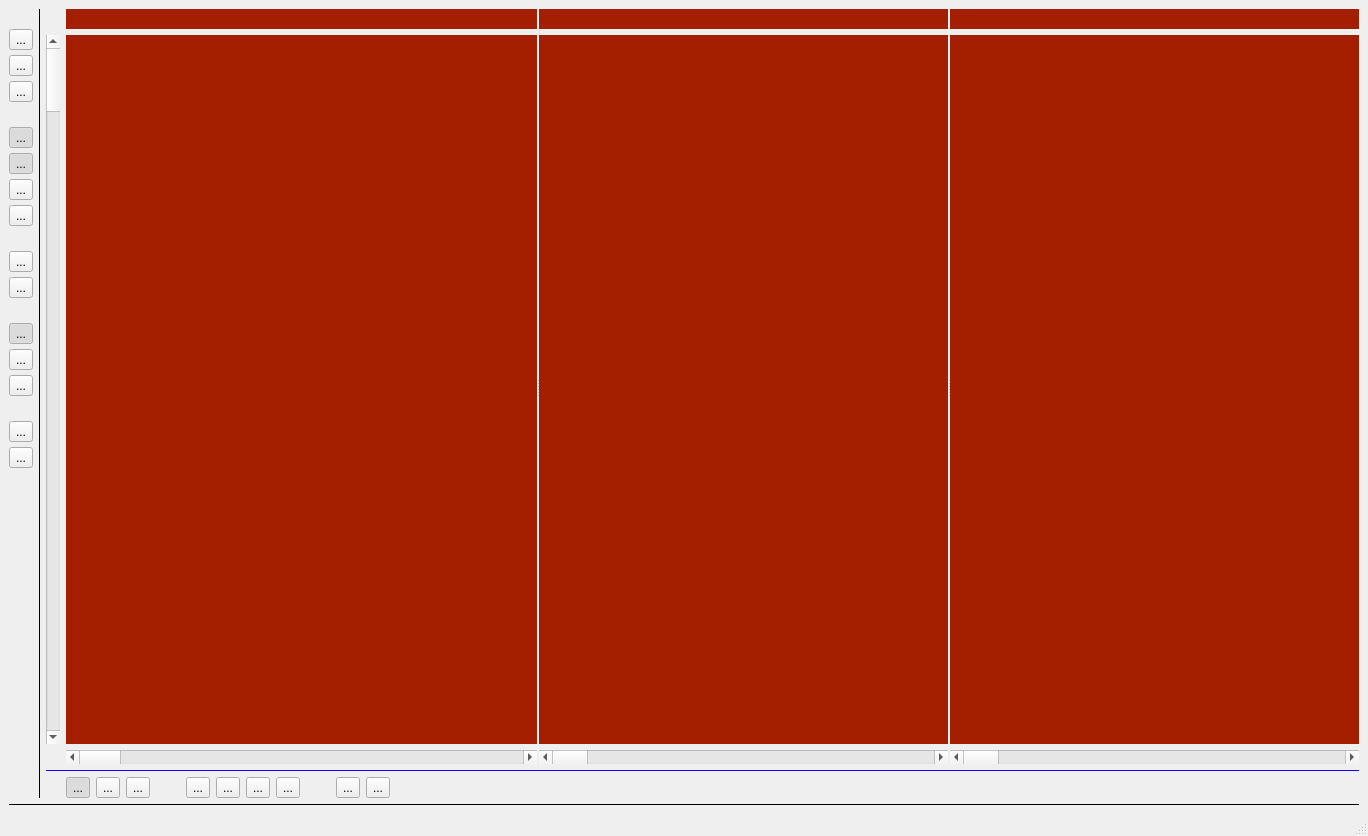
<?xml version="1.0" encoding="UTF-8"?>
<ui version="4.0">
 <class>MainWindow</class>
 <widget class="QMainWindow" name="MainWindow">
  <property name="geometry">
   <rect>
    <x>0</x>
    <y>0</y>
    <width>1368</width>
    <height>836</height>
   </rect>
  </property>
  <property name="windowTitle">
   <string>MainWindow</string>
  </property>
  <widget class="QWidget" name="centralwidget">
   <layout class="QVBoxLayout" name="verticalLayout_4">
    <item>
     <layout class="QHBoxLayout" name="horizontalLayout_3">
      <item>
       <layout class="QVBoxLayout" name="hierarchyVLayout">
        <property name="spacing">
         <number>5</number>
        </property>
        <item>
         <spacer name="verticalSpacer_6">
          <property name="orientation">
           <enum>Qt::Vertical</enum>
          </property>
          <property name="sizeType">
           <enum>QSizePolicy::Fixed</enum>
          </property>
          <property name="sizeHint" stdset="0">
           <size>
            <width>10</width>
            <height>20</height>
           </size>
          </property>
         </spacer>
        </item>
        <item>
         <widget class="QToolButton" name="loadButton">
          <property name="toolTip">
           <string>Load one or more event files</string>
          </property>
          <property name="text">
           <string>...</string>
          </property>
         </widget>
        </item>
        <item>
         <widget class="QToolButton" name="closeAllButton">
          <property name="toolTip">
           <string>Close all loaded event files</string>
          </property>
          <property name="text">
           <string>...</string>
          </property>
         </widget>
        </item>
        <item>
         <widget class="QToolButton" name="closeSelectedButton">
          <property name="toolTip">
           <string>Close selected event file</string>
          </property>
          <property name="text">
           <string>...</string>
          </property>
         </widget>
        </item>
        <item>
         <spacer name="verticalSpacer">
          <property name="orientation">
           <enum>Qt::Vertical</enum>
          </property>
          <property name="sizeType">
           <enum>QSizePolicy::Fixed</enum>
          </property>
          <property name="sizeHint" stdset="0">
           <size>
            <width>10</width>
            <height>20</height>
           </size>
          </property>
         </spacer>
        </item>
        <item>
         <widget class="QToolButton" name="showFoldersButton">
          <property name="toolTip">
           <string>Show folders that were recorded</string>
          </property>
          <property name="text">
           <string>...</string>
          </property>
          <property name="checkable">
           <bool>true</bool>
          </property>
          <property name="checked">
           <bool>true</bool>
          </property>
         </widget>
        </item>
        <item>
         <widget class="QToolButton" name="showThreadsButton">
          <property name="toolTip">
           <string>Group events by the thread it was recorded in</string>
          </property>
          <property name="text">
           <string>...</string>
          </property>
          <property name="checkable">
           <bool>true</bool>
          </property>
          <property name="checked">
           <bool>true</bool>
          </property>
         </widget>
        </item>
        <item>
         <widget class="QToolButton" name="openFoldersButton">
          <property name="toolTip">
           <string>Expand all levels of the hierarchy</string>
          </property>
          <property name="text">
           <string>...</string>
          </property>
         </widget>
        </item>
        <item>
         <widget class="QToolButton" name="closeFoldersButton">
          <property name="toolTip">
           <string>Collapse all levels of the hierarchy</string>
          </property>
          <property name="text">
           <string>...</string>
          </property>
         </widget>
        </item>
        <item>
         <spacer name="filterSpacer">
          <property name="orientation">
           <enum>Qt::Vertical</enum>
          </property>
          <property name="sizeType">
           <enum>QSizePolicy::Fixed</enum>
          </property>
          <property name="sizeHint" stdset="0">
           <size>
            <width>10</width>
            <height>20</height>
           </size>
          </property>
         </spacer>
        </item>
        <item>
         <widget class="QToolButton" name="setFilterButton">
          <property name="toolTip">
           <string>Filter out specified events</string>
          </property>
          <property name="text">
           <string>...</string>
          </property>
         </widget>
        </item>
        <item>
         <widget class="QToolButton" name="clearFilterButton">
          <property name="toolTip">
           <string>Clear event filters</string>
          </property>
          <property name="text">
           <string>...</string>
          </property>
         </widget>
        </item>
        <item>
         <spacer name="verticalSpacer_3">
          <property name="orientation">
           <enum>Qt::Vertical</enum>
          </property>
          <property name="sizeType">
           <enum>QSizePolicy::Fixed</enum>
          </property>
          <property name="sizeHint" stdset="0">
           <size>
            <width>10</width>
            <height>20</height>
           </size>
          </property>
         </spacer>
        </item>
        <item>
         <widget class="QToolButton" name="sortByIdButton">
          <property name="toolTip">
           <string>Sort events by the event ID. Files are always sorted by name.</string>
          </property>
          <property name="text">
           <string>...</string>
          </property>
          <property name="checkable">
           <bool>true</bool>
          </property>
          <property name="checked">
           <bool>true</bool>
          </property>
         </widget>
        </item>
        <item>
         <widget class="QToolButton" name="sortByNameButton">
          <property name="toolTip">
           <string>Sort events by event name. Files are always sorted by name.</string>
          </property>
          <property name="text">
           <string>...</string>
          </property>
          <property name="checkable">
           <bool>true</bool>
          </property>
         </widget>
        </item>
        <item>
         <widget class="QToolButton" name="sortByTimeButton">
          <property name="toolTip">
           <string>Sort events by recorded time. Files are always sorted by name.</string>
          </property>
          <property name="text">
           <string>...</string>
          </property>
          <property name="checkable">
           <bool>true</bool>
          </property>
         </widget>
        </item>
        <item>
         <spacer name="verticalSpacer_4">
          <property name="orientation">
           <enum>Qt::Vertical</enum>
          </property>
          <property name="sizeType">
           <enum>QSizePolicy::Fixed</enum>
          </property>
          <property name="sizeHint" stdset="0">
           <size>
            <width>10</width>
            <height>20</height>
           </size>
          </property>
         </spacer>
        </item>
        <item>
         <widget class="QToolButton" name="increaseFontSizeButton">
          <property name="toolTip">
           <string>Increase the font size</string>
          </property>
          <property name="text">
           <string>...</string>
          </property>
         </widget>
        </item>
        <item>
         <widget class="QToolButton" name="decreaseFontSizeButton">
          <property name="toolTip">
           <string>Decrease the font size</string>
          </property>
          <property name="text">
           <string>...</string>
          </property>
         </widget>
        </item>
        <item>
         <spacer name="verticalSpacer_5">
          <property name="orientation">
           <enum>Qt::Vertical</enum>
          </property>
          <property name="sizeHint" stdset="0">
           <size>
            <width>20</width>
            <height>40</height>
           </size>
          </property>
         </spacer>
        </item>
       </layout>
      </item>
      <item>
       <widget class="QWidget" name="hierarchyVLine" native="true">
        <property name="sizePolicy">
         <sizepolicy hsizetype="Fixed" vsizetype="Expanding">
          <horstretch>0</horstretch>
          <verstretch>0</verstretch>
         </sizepolicy>
        </property>
        <property name="minimumSize">
         <size>
          <width>1</width>
          <height>0</height>
         </size>
        </property>
        <property name="maximumSize">
         <size>
          <width>1</width>
          <height>16777215</height>
         </size>
        </property>
        <property name="styleSheet">
         <string notr="true">QWidget {
  background: rgb(0, 0, 0)
}</string>
        </property>
       </widget>
      </item>
      <item>
       <layout class="QVBoxLayout" name="verticalLayout">
        <item>
         <widget class="QSplitter" name="viewSplitter">
          <property name="sizePolicy">
           <sizepolicy hsizetype="Expanding" vsizetype="Expanding">
            <horstretch>0</horstretch>
            <verstretch>0</verstretch>
           </sizepolicy>
          </property>
          <property name="orientation">
           <enum>Qt::Horizontal</enum>
          </property>
          <property name="handleWidth">
           <number>2</number>
          </property>
          <property name="childrenCollapsible">
           <bool>false</bool>
          </property>
          <widget class="QWidget" name="layoutWidget">
           <layout class="QGridLayout" name="hierarchyLayout">
            <item row="0" column="1">
             <widget class="GenericHeader" name="hierarchyHeader" native="true">
              <property name="sizePolicy">
               <sizepolicy hsizetype="Preferred" vsizetype="Fixed">
                <horstretch>0</horstretch>
                <verstretch>0</verstretch>
               </sizepolicy>
              </property>
              <property name="minimumSize">
               <size>
                <width>100</width>
                <height>20</height>
               </size>
              </property>
              <property name="styleSheet">
               <string notr="true">QWidget {
  background: rgb(164, 30, 0)
}</string>
              </property>
             </widget>
            </item>
            <item row="1" column="0">
             <widget class="QScrollBar" name="hierarchyVScroll">
              <property name="sizePolicy">
               <sizepolicy hsizetype="Fixed" vsizetype="Expanding">
                <horstretch>0</horstretch>
                <verstretch>0</verstretch>
               </sizepolicy>
              </property>
              <property name="orientation">
               <enum>Qt::Vertical</enum>
              </property>
             </widget>
            </item>
            <item row="1" column="1">
             <widget class="HierarchyView" name="hierarchyView" native="true">
              <property name="sizePolicy">
               <sizepolicy hsizetype="Preferred" vsizetype="Expanding">
                <horstretch>0</horstretch>
                <verstretch>0</verstretch>
               </sizepolicy>
              </property>
              <property name="minimumSize">
               <size>
                <width>100</width>
                <height>100</height>
               </size>
              </property>
              <property name="styleSheet">
               <string notr="true">QWidget {
  background: rgb(164, 30, 0)
}</string>
              </property>
             </widget>
            </item>
            <item row="2" column="1">
             <widget class="QScrollBar" name="hierarchyHScroll">
              <property name="sizePolicy">
               <sizepolicy hsizetype="Preferred" vsizetype="Fixed">
                <horstretch>0</horstretch>
                <verstretch>0</verstretch>
               </sizepolicy>
              </property>
              <property name="orientation">
               <enum>Qt::Horizontal</enum>
              </property>
             </widget>
            </item>
           </layout>
          </widget>
          <widget class="QWidget" name="layoutWidget_1">
           <layout class="QVBoxLayout" name="eventsLayout">
            <item>
             <widget class="EventsHeader" name="eventsHeader" native="true">
              <property name="sizePolicy">
               <sizepolicy hsizetype="Expanding" vsizetype="Fixed">
                <horstretch>0</horstretch>
                <verstretch>0</verstretch>
               </sizepolicy>
              </property>
              <property name="minimumSize">
               <size>
                <width>100</width>
                <height>20</height>
               </size>
              </property>
              <property name="styleSheet">
               <string notr="true">QWidget {
  background: rgb(164, 30, 0)
}</string>
              </property>
             </widget>
            </item>
            <item>
             <widget class="EventsView" name="eventsView" native="true">
              <property name="sizePolicy">
               <sizepolicy hsizetype="Expanding" vsizetype="Expanding">
                <horstretch>0</horstretch>
                <verstretch>0</verstretch>
               </sizepolicy>
              </property>
              <property name="minimumSize">
               <size>
                <width>100</width>
                <height>100</height>
               </size>
              </property>
              <property name="styleSheet">
               <string notr="true">QWidget {
  background: rgb(164, 30, 0)
}</string>
              </property>
             </widget>
            </item>
            <item>
             <widget class="QScrollBar" name="eventsHScroll">
              <property name="sizePolicy">
               <sizepolicy hsizetype="Expanding" vsizetype="Fixed">
                <horstretch>0</horstretch>
                <verstretch>0</verstretch>
               </sizepolicy>
              </property>
              <property name="orientation">
               <enum>Qt::Horizontal</enum>
              </property>
             </widget>
            </item>
           </layout>
          </widget>
          <widget class="QWidget" name="layoutWidget_2">
           <layout class="QVBoxLayout" name="profilingLayout">
            <item>
             <widget class="GenericHeader" name="profilingHeader" native="true">
              <property name="sizePolicy">
               <sizepolicy hsizetype="Preferred" vsizetype="Fixed">
                <horstretch>0</horstretch>
                <verstretch>0</verstretch>
               </sizepolicy>
              </property>
              <property name="minimumSize">
               <size>
                <width>100</width>
                <height>20</height>
               </size>
              </property>
              <property name="styleSheet">
               <string notr="true">QWidget {
  background: rgb(164, 30, 0)
}</string>
              </property>
             </widget>
            </item>
            <item>
             <widget class="UtilizationView" name="profilingView" native="true">
              <property name="sizePolicy">
               <sizepolicy hsizetype="Preferred" vsizetype="Expanding">
                <horstretch>0</horstretch>
                <verstretch>0</verstretch>
               </sizepolicy>
              </property>
              <property name="minimumSize">
               <size>
                <width>100</width>
                <height>100</height>
               </size>
              </property>
              <property name="styleSheet">
               <string notr="true">QWidget {
  background: rgb(164, 30, 0)
}</string>
              </property>
             </widget>
            </item>
            <item>
             <widget class="QScrollBar" name="profilingHScroll">
              <property name="orientation">
               <enum>Qt::Horizontal</enum>
              </property>
             </widget>
            </item>
           </layout>
          </widget>
         </widget>
        </item>
        <item>
         <widget class="QWidget" name="eventsHLine" native="true">
          <property name="sizePolicy">
           <sizepolicy hsizetype="Expanding" vsizetype="Fixed">
            <horstretch>0</horstretch>
            <verstretch>0</verstretch>
           </sizepolicy>
          </property>
          <property name="minimumSize">
           <size>
            <width>0</width>
            <height>1</height>
           </size>
          </property>
          <property name="maximumSize">
           <size>
            <width>16777215</width>
            <height>1</height>
           </size>
          </property>
          <property name="styleSheet">
           <string notr="true">QWidget {
  background: blue;
}</string>
          </property>
         </widget>
        </item>
        <item>
         <layout class="QHBoxLayout" name="eventsToolbarLayout">
          <item>
           <spacer name="eventsToolbarSpacer">
            <property name="orientation">
             <enum>Qt::Horizontal</enum>
            </property>
            <property name="sizeType">
             <enum>QSizePolicy::Fixed</enum>
            </property>
            <property name="sizeHint" stdset="0">
             <size>
              <width>20</width>
              <height>13</height>
             </size>
            </property>
           </spacer>
          </item>
          <item>
           <widget class="QToolButton" name="mouseModeInfoButton">
            <property name="toolTip">
             <string>Place the mouse on events to view event info</string>
            </property>
            <property name="text">
             <string>...</string>
            </property>
            <property name="checkable">
             <bool>true</bool>
            </property>
            <property name="checked">
             <bool>true</bool>
            </property>
           </widget>
          </item>
          <item>
           <widget class="QToolButton" name="mouseModeHistogramButton">
            <property name="toolTip">
             <string>Place the mouse on events to view a histogram of event durations, and see average duration times</string>
            </property>
            <property name="text">
             <string>...</string>
            </property>
            <property name="checkable">
             <bool>true</bool>
            </property>
           </widget>
          </item>
          <item>
           <widget class="QToolButton" name="mouseModeTimeShiftButton">
            <property name="toolTip">
             <string>Use the mouse to drag event times to match times of events from another file. Effects all events of the same file.</string>
            </property>
            <property name="text">
             <string>...</string>
            </property>
            <property name="checkable">
             <bool>true</bool>
            </property>
           </widget>
          </item>
          <item>
           <spacer name="horizontalSpacer">
            <property name="orientation">
             <enum>Qt::Horizontal</enum>
            </property>
            <property name="sizeType">
             <enum>QSizePolicy::Fixed</enum>
            </property>
            <property name="sizeHint" stdset="0">
             <size>
              <width>30</width>
              <height>10</height>
             </size>
            </property>
           </spacer>
          </item>
          <item>
           <layout class="QHBoxLayout" name="horizontalLayout_2">
            <item>
             <widget class="QToolButton" name="zoomToAllButton">
              <property name="toolTip">
               <string>Zoom to the full time range</string>
              </property>
              <property name="text">
               <string>...</string>
              </property>
             </widget>
            </item>
            <item>
             <widget class="QToolButton" name="zoomInButton">
              <property name="toolTip">
               <string>Zoom in by a factor of 2</string>
              </property>
              <property name="text">
               <string>...</string>
              </property>
             </widget>
            </item>
            <item>
             <widget class="QToolButton" name="zoomOutButton">
              <property name="toolTip">
               <string>Zoom out by a factor of 2</string>
              </property>
              <property name="text">
               <string>...</string>
              </property>
             </widget>
            </item>
            <item>
             <widget class="QToolButton" name="zoomToSelectedButton">
              <property name="toolTip">
               <string>Zoom in to the selected region</string>
              </property>
              <property name="text">
               <string>...</string>
              </property>
             </widget>
            </item>
            <item>
             <spacer name="horizontalSpacer_2">
              <property name="orientation">
               <enum>Qt::Horizontal</enum>
              </property>
              <property name="sizeType">
               <enum>QSizePolicy::Fixed</enum>
              </property>
              <property name="sizeHint" stdset="0">
               <size>
                <width>30</width>
                <height>10</height>
               </size>
              </property>
             </spacer>
            </item>
            <item>
             <widget class="QToolButton" name="prevEventButton">
              <property name="toolTip">
               <string>Center the previous event of the selected row</string>
              </property>
              <property name="text">
               <string>...</string>
              </property>
             </widget>
            </item>
            <item>
             <widget class="QToolButton" name="nextEventButton">
              <property name="toolTip">
               <string>Center the next event of the selected row</string>
              </property>
              <property name="text">
               <string>...</string>
              </property>
             </widget>
            </item>
            <item>
             <spacer name="horizontalSpacer_5">
              <property name="orientation">
               <enum>Qt::Horizontal</enum>
              </property>
              <property name="sizeType">
               <enum>QSizePolicy::Expanding</enum>
              </property>
              <property name="sizeHint" stdset="0">
               <size>
                <width>66</width>
                <height>13</height>
               </size>
              </property>
             </spacer>
            </item>
           </layout>
          </item>
         </layout>
        </item>
       </layout>
      </item>
     </layout>
    </item>
    <item>
     <widget class="QWidget" name="statusHLine" native="true">
      <property name="sizePolicy">
       <sizepolicy hsizetype="Expanding" vsizetype="Fixed">
        <horstretch>0</horstretch>
        <verstretch>0</verstretch>
       </sizepolicy>
      </property>
      <property name="minimumSize">
       <size>
        <width>0</width>
        <height>1</height>
       </size>
      </property>
      <property name="maximumSize">
       <size>
        <width>16777215</width>
        <height>1</height>
       </size>
      </property>
      <property name="styleSheet">
       <string notr="true">QWidget {
  background: rgb(0, 0, 0)
}</string>
      </property>
     </widget>
    </item>
   </layout>
  </widget>
  <widget class="QMenuBar" name="menubar">
   <property name="geometry">
    <rect>
     <x>0</x>
     <y>0</y>
     <width>1368</width>
     <height>22</height>
    </rect>
   </property>
  </widget>
  <widget class="QStatusBar" name="statusbar"/>
 </widget>
 <customwidgets>
  <customwidget>
   <class>EventsView</class>
   <extends>QWidget</extends>
   <header>EventsView.hpp</header>
   <container>1</container>
  </customwidget>
  <customwidget>
   <class>GenericHeader</class>
   <extends>QWidget</extends>
   <header>GenericHeader.hpp</header>
   <container>1</container>
  </customwidget>
  <customwidget>
   <class>HierarchyView</class>
   <extends>QWidget</extends>
   <header>HierarchyView.hpp</header>
   <container>1</container>
  </customwidget>
  <customwidget>
   <class>EventsHeader</class>
   <extends>QWidget</extends>
   <header>EventsHeader.hpp</header>
   <container>1</container>
  </customwidget>
  <customwidget>
   <class>UtilizationView</class>
   <extends>QWidget</extends>
   <header>UtilizationView.hpp</header>
   <container>1</container>
  </customwidget>
 </customwidgets>
 <resources/>
 <connections/>
</ui>
